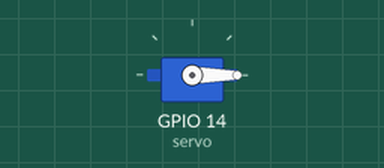
Bench run of a program on a simulated Raspberry Pi (BCM pin numbers). On the bench: servo. Servo angles are drawn from the pulse width (0.5 ms = 0°, 2.5 ms = 180°).

Above: at 0.05 s.
At 4.05 s:
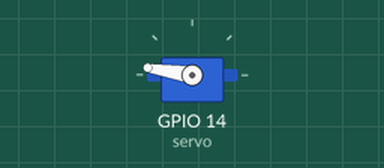
At 8.0 s:
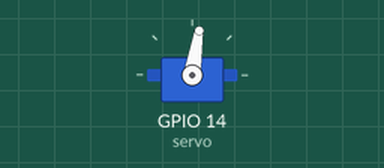
Timing chart, 0 to 10.4 s (numbered marks = the images above):
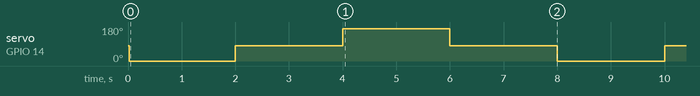

The program:

Angular_Servo.py
```python
from gpiozero import AngularServo
from time import sleep

servo = AngularServo( 14, min_angle = -90, max_angle = 90, min_pulse_width = 0.0004, max_pulse_width=0.0024)


while True:
    servo.angle = -90
    sleep(2)
    servo.angle = 0
    sleep(2)
    servo.angle = 90
    sleep(2)
    servo.angle = 0
    sleep(2)
```

Measured:
- by itself, servo on GPIO 14 (servo): repeats every 8.0 s: 81° 2.0 s, 171° 2.0 s, 81° 2.0 s, 0° 2.0 s
